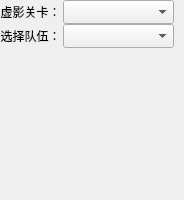
   <widget class="QWidget" name="IllusionTaskSetting">
    <widget class="QWidget" name="IllusionTaskSetting_widget" native="true">
     <property name="geometry">
      <rect>
       <x>0</x>
       <y>0</y>
       <width>175</width>
       <height>191</height>
      </rect>
     </property>
     <widget class="QLabel" name="illusionChoice_Label">
      <property name="geometry">
       <rect>
        <x>0</x>
        <y>0</y>
        <width>61</width>
        <height>24</height>
       </rect>
      </property>
      <property name="toolTip">
       <string/>
      </property>
      <property name="text">
       <string>虚影关卡：</string>
      </property>
      <property name="alignment">
       <set>Qt::AlignCenter</set>
      </property>
      <property name="indent">
       <number>-1</number>
      </property>
     </widget>
     <widget class="QComboBox" name="IllusionChoice_comboBox">
      <property name="geometry">
       <rect>
        <x>63</x>
        <y>0</y>
        <width>111</width>
        <height>24</height>
       </rect>
      </property>
     </widget>
     <widget class="QLabel" name="illusionChoiceTeam_Label">
      <property name="geometry">
       <rect>
        <x>0</x>
        <y>24</y>
        <width>61</width>
        <height>24</height>
       </rect>
      </property>
      <property name="toolTip">
       <string/>
      </property>
      <property name="text">
       <string>选择队伍：</string>
      </property>
      <property name="alignment">
       <set>Qt::AlignCenter</set>
      </property>
      <property name="indent">
       <number>-1</number>
      </property>
     </widget>
     <widget class="QComboBox" name="IllusionChoiceTeam_comboBox">
      <property name="geometry">
       <rect>
        <x>63</x>
        <y>24</y>
        <width>111</width>
        <height>24</height>
       </rect>
      </property>
     </widget>
    </widget>
   </widget>
